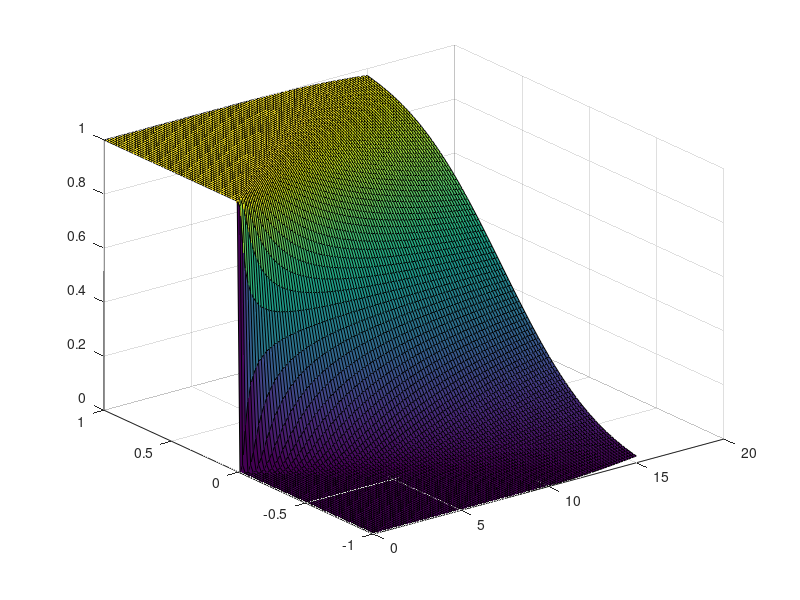
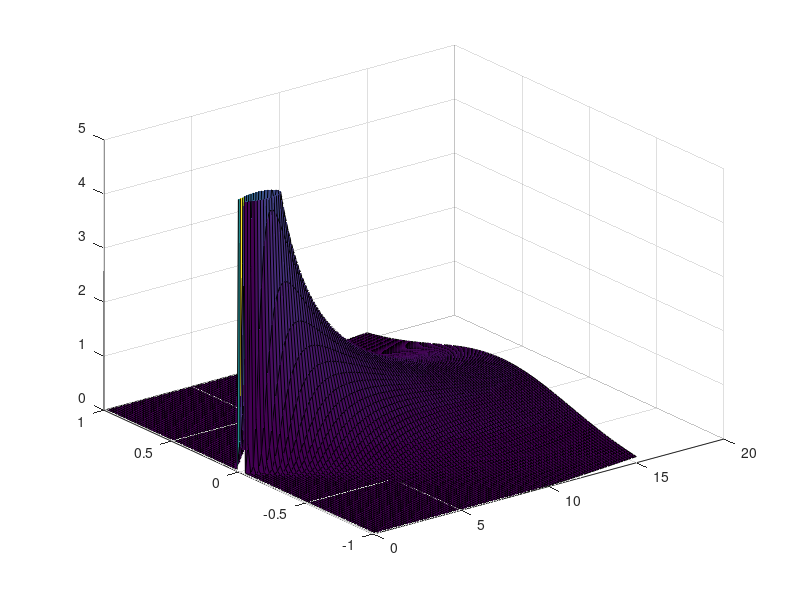
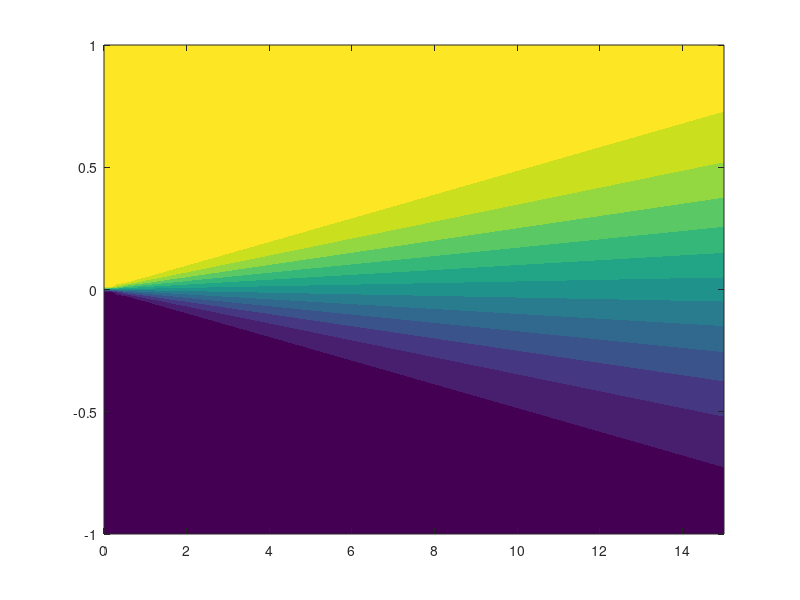

Source code (MATLAB) for these figures, in order:
n = 100;

F = linspace(-1,1,n);
D = linspace(0,15,n);

deltaX = 1.0;
b = 25.0;
t = 100.0/24;
L = 550.0;


sigmaBar = zeros(n);
chi = zeros(n);
for i = 1:n
     for j = 1:n
         a = (t*F(j))/D(i);
         theRoot = sqrt((2*pi*b)/log(L/deltaX));
        sigmaBar(j,i) = .5*(1+erf(a*theRoot));
        chi(j,i) = (t/D(i))*sqrt(2*b/log(L/deltaX))*exp(-1*(2*pi*b*(t*F(j))^2)/(D(i)^2*log(L/deltaX)));
     end
end

figure;
surf(D,F,sigmaBar);


figure;
surf(D,F,chi);
zlim([0 5]);

figure;
contourf(D,F,sigmaBar,12,'lineStyle','none');
